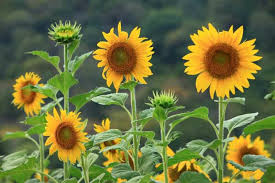
#> input picture dedw.jpg, 275 x 183 px
$ python 5.py
#> lines starting #> are read from the running program, lines starting #| are printed output that depends on the picture; after the words box and inside, x2 and y2 are one past the last pixel; in counts of white or black regions, pixels touching at a corner belong together
import numpy as np
import matplotlib.pyplot as plt
import cv2

# Load and preprocess image
image = cv2.imread('dedw.jpg', cv2.IMREAD_GRAYSCALE)
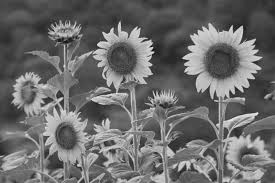
#> image: shape (183, 275); min 2, max 243, mean 107.1
if image is None:
  raise FileNotFoundError("The image file 'scem.jpg' was not found.")
_, binary_image = cv2.threshold(image, 127, 255, cv2.THRESH_BINARY)
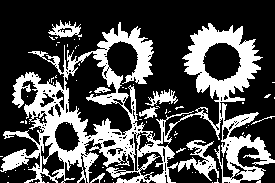
#> binary_image: shape (183, 275); 30.5% white; 76 white regions (69 under 20 px), largest, box (x1, y1, x2, y2) and area: (0, 22, 275, 183) 14347, (48, 20, 82, 38) 288, (145, 89, 178, 106) 239

 # Structuring element and operations
struct_elem = np.ones((3, 3), np.uint8)
eroded_image = cv2.erode(binary_image, struct_elem)
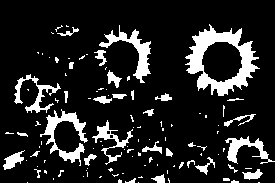
#> eroded_image: shape (183, 275); 14.1% white; 111 white regions (78 under 20 px), largest, box (x1, y1, x2, y2) and area: (185, 24, 260, 96) 2038, (40, 109, 88, 166) 831, (99, 25, 151, 83) 751
dilated_image = cv2.dilate(binary_image, struct_elem)
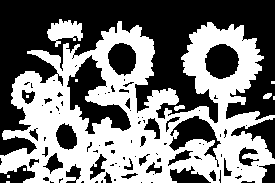
#> dilated_image: shape (183, 275); 47.1% white; 11 white regions (7 under 20 px), largest, box (x1, y1, x2, y2) and area: (0, 21, 275, 183) 22966, (47, 19, 83, 47) 587, (174, 105, 185, 111) 45, (263, 93, 272, 99) 41

 # Differences
eroded_diff = eroded_image - binary_image
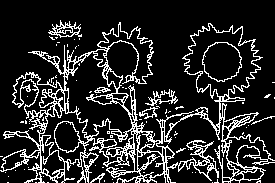
#> eroded_diff: shape (183, 275); values 0 (black) and 1 (white), 16.4% white in thin lines or dots, all inside (x1, y1, x2, y2) = (0, 20, 275, 183)
dilated_diff = dilated_image - binary_image
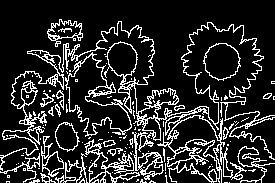
#> dilated_diff: shape (183, 275); 16.6% white in thin lines or dots, all inside (x1, y1, x2, y2) = (0, 19, 275, 183)

# Display results
titles = ['Original Binary', 'Eroded', 'Dilated', 'Erosion Diff', 'Dilation Diff']
images = [binary_image, eroded_image, dilated_image, eroded_diff, dilated_diff]
plt.figure(figsize=(16, 6))
for i, img in enumerate(images):
 plt.subplot(2, 3, i + 1)
 plt.imshow(img, cmap='gray')
 plt.title(titles[i])
 plt.axis('off')
#> this loop made 5 passes
plt.tight_layout()
plt.show()
